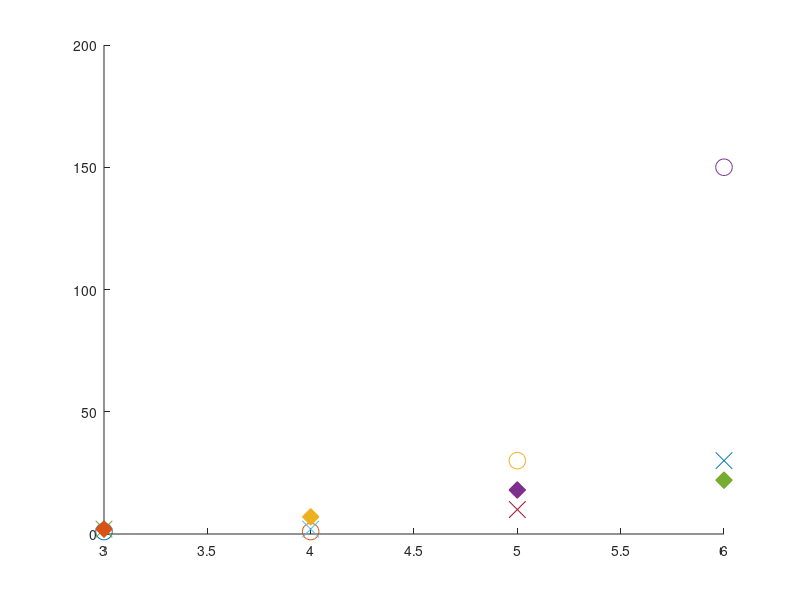

This chart was generated by the following MATLAB code: (Note: this script raises an error after producing the figure.)
labels = [0 128 256 512 1024 2048]; % Provide your labels here
ylabels = [0 1 2 4 8 16 32]; % Provide your labels here
%x = 1 : numel(labels);
%y = [2,2,3,4,5,6]; %rand(1, numel(x)); % Insert your data here;
%plot(x, y, 'b.'); % Plot your data
hold on;

% system1 durations in seconds

plot (3, 1 ,'o' ,"markersize", 12);
plot (4, 1, 'o' ,"markersize", 12);
plot (5, 30, 'o' ,"markersize", 12);
plot (6, 150, 'o' ,"markersize", 12);

% system2 durations in seconds

plot (3, 2 ,'x' ,"markersize", 12, "markerfacecolor", "auto");
plot (4, 2, 'x' ,"markersize", 12, "markerfacecolor", "auto");
plot (5, 10, 'x' ,"markersize", 12, "markerfacecolor", "auto");
plot (6, 30, 'x' ,"markersize", 12, "markerfacecolor", "auto");

% system3 durations in seconds

plot (3, 2 ,'d' ,"markersize", 12, "markerfacecolor", "auto");
plot (4, 7, 'd' ,"markersize", 12, "markerfacecolor", "auto");
plot (5, 18, 'd' ,"markersize", 12, "markerfacecolor", "auto");
plot (6, 22, 'd' ,"markersize", 12, "markerfacecolor", "auto");

set(gca, 'xtick', x); % Change the x-axis so only the right amount of ticks remain
set(gca, 'xticklabel', labels) % Change the labels to the desired ones
%set(gca, 'yticklabel', ylabels) % Change the labels to the desired ones
